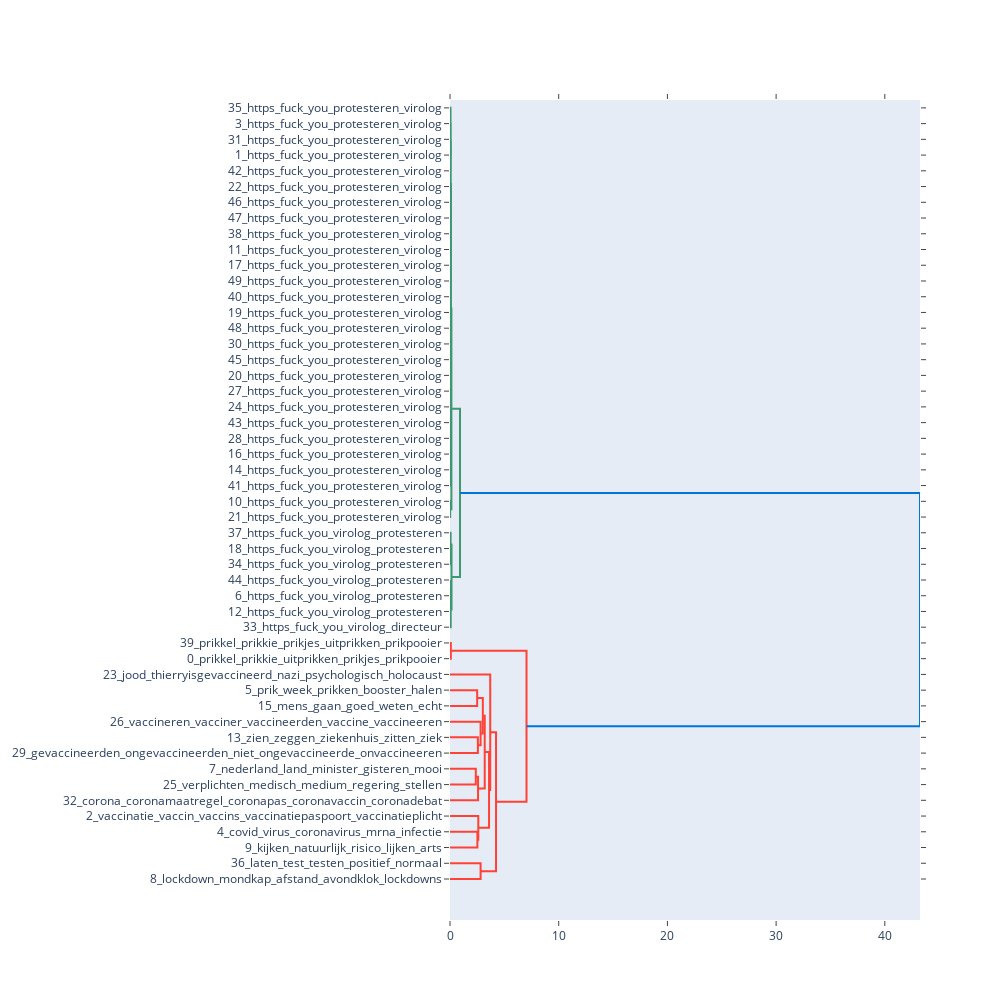

Notebook source saved alongside this figure:
### Code cell
fig = model.visualize_topic_hierarchy()
fig.show()

### Figure 1 — Plotly figure (JSON) as saved in the notebook; plotly's stock layout.template omitted (floating-point values rounded to 4 significant figures)
{"data": [{"hoverinfo": "text", "marker": {"color": "rgb(61,153,112)"}, "mode": "lines", "type": "scatter", "x": [0, 0.02514, 0.02514, 0], "xaxis": "x", "y": [-25, -25, -35, -35], "yaxis": "y"}, {"hoverinfo": "text", "marker": {"color": "rgb(61,153,112)"}, "mode": "lines", "type": "scatter", "x": [0.02514, 0.02987, 0.02987, 0], "xaxis": "x", "y": [-30, -30, -45, -45], "yaxis": "y"}, {"hoverinfo": "text", "marker": {"color": "rgb(61,153,112)"}, "mode": "lines", "type": "scatter", "x": [0, 0.03317, 0.03317, 0.02987], "xaxis": "x", "y": [-15, -15, -37.5, -37.5], "yaxis": "y"}, {"hoverinfo": "text", "marker": {"color": "rgb(61,153,112)"}, "mode": "lines", "type": "scatter", "x": [0, 0.02271, 0.02271, 0], "xaxis": "x", "y": [-65, -65, -75, -75], "yaxis": "y"}, {"hoverinfo": "text", "marker": {"color": "rgb(61,153,112)"}, "mode": "lines", "type": "scatter", "x": [0, 0.02127, 0.02127, 0], "xaxis": "x", "y": [-85, -85, -95, -95], "yaxis": "y"}, {"hoverinfo": "text", "marker": {"color": "rgb(61,153,112)"}, "mode": "lines", "type": "scatter", "x": [0.02271, 0.02418, 0.02418, 0.02127], "xaxis": "x", "y": [-70, -70, -90, -90], "yaxis": "y"}, {"hoverinfo": "text", "marker": {"color": "rgb(61,153,112)"}, "mode": "lines", "type": "scatter", "x": [0, 0.02614, 0.02614, 0.02418], "xaxis": "x", "y": [-55, -55, -80, -80], "yaxis": "y"}, {"hoverinfo": "text", "marker": {"color": "rgb(61,153,112)"}, "mode": "lines", "type": "scatter", "x": [0, 0.01883, 0.01883, 0], "xaxis": "x", "y": [-105, -105, -115, -115], "yaxis": "y"}, {"hoverinfo": "text", "marker": {"color": "rgb(61,153,112)"}, "mode": "lines", "type": "scatter", "x": [0.02614, 0.03129, 0.03129, 0.01883], "xaxis": "x", "y": [-67.5, -67.5, -110, -110], "yaxis": "y"}, {"hoverinfo": "text", "marker": {"color": "rgb(61,153,112)"}, "mode": "lines", "type": "scatter", "x": [0.03317, 0.03558, 0.03558, 0.03129], "xaxis": "x", "y": [-26.25, -26.25, -88.75, -88.75], "yaxis": "y"}, {"hoverinfo": "text", "marker": {"color": "rgb(61,153,112)"}, "mode": "lines", "type": "scatter", "x": [0, 0.01311, 0.01311, 0], "xaxis": "x", "y": [-125, -125, -135, -135], "yaxis": "y"}, {"hoverinfo": "text", "marker": {"color": "rgb(61,153,112)"}, "mode": "lines", "type": "scatter", "x": [0.01311, 0.0146, 0.0146, 0], "xaxis": "x", "y": [-130, -130, -145, -145], "yaxis": "y"}, {"hoverinfo": "text", "marker": {"color": "rgb(61,153,112)"}, "mode": "lines", "type": "scatter", "x": [0.0146, 0.01783, 0.01783, 0], "xaxis": "x", "y": [-137.5, -137.5, -155, -155], "yaxis": "y"}, {"hoverinfo": "text", "marker": {"color": "rgb(61,153,112)"}, "mode": "lines", "type": "scatter", "x": [0.03558, 0.04215, 0.04215, 0.01783], "xaxis": "x", "y": [-57.5, -57.5, -146.2, -146.2], "yaxis": "y"}, {"hoverinfo": "text", "marker": {"color": "rgb(61,153,112)"}, "mode": "lines", "type": "scatter", "x": [0, 0.04874, 0.04874, 0.04215], "xaxis": "x", "y": [-5, -5, -101.9, -101.9], "yaxis": "y"}, {"hoverinfo": "text", "marker": {"color": "rgb(61,153,112)"}, "mode": "lines", "type": "scatter", "x": [0, 0.02682, 0.02682, 0], "xaxis": "x", "y": [-165, -165, -175, -175], "yaxis": "y"}, {"hoverinfo": "text", "marker": {"color": "rgb(61,153,112)"}, "mode": "lines", "type": "scatter", "x": [0, 0.01506, 0.01506, 0], "xaxis": "x", "y": [-205, -205, -215, -215], "yaxis": "y"}, {"hoverinfo": "text", "marker": {"color": "rgb(61,153,112)"}, "mode": "lines", "type": "scatter", "x": [0.01506, 0.01687, 0.01687, 0], "xaxis": "x", "y": [-210, -210, -225, -225], "yaxis": "y"}, {"hoverinfo": "text", "marker": {"color": "rgb(61,153,112)"}, "mode": "lines", "type": "scatter", "x": [0, 0.01923, 0.01923, 0.01687], "xaxis": "x", "y": [-195, -195, -217.5, -217.5], "yaxis": "y"}, {"hoverinfo": "text", "marker": {"color": "rgb(61,153,112)"}, "mode": "lines", "type": "scatter", "x": [0, 0.02138, 0.02138, 0.01923], "xaxis": "x", "y": [-185, -185, -206.2, -206.2], "yaxis": "y"}, {"hoverinfo": "text", "marker": {"color": "rgb(61,153,112)"}, "mode": "lines", "type": "scatter", "x": [0.02682, 0.03316, 0.03316, 0.02138], "xaxis": "x", "y": [-170, -170, -195.6, -195.6], "yaxis": "y"}, {"hoverinfo": "text", "marker": {"color": "rgb(61,153,112)"}, "mode": "lines", "type": "scatter", "x": [0, 0.0203, 0.0203, 0], "xaxis": "x", "y": [-235, -235, -245, -245], "yaxis": "y"}, {"hoverinfo": "text", "marker": {"color": "rgb(61,153,112)"}, "mode": "lines", "type": "scatter", "x": [0.03316, 0.03747, 0.03747, 0.0203], "xaxis": "x", "y": [-182.8, -182.8, -240, -240], "yaxis": "y"}, {"hoverinfo": "text", "marker": {"color": "rgb(61,153,112)"}, "mode": "lines", "type": "scatter", "x": [0.04874, 0.08714, 0.08714, 0.03747], "xaxis": "x", "y": [-53.44, -53.44, -211.4, -211.4], "yaxis": "y"}, {"hoverinfo": "text", "marker": {"color": "rgb(61,153,112)"}, "mode": "lines", "type": "scatter", "x": [0, 0.0151, 0.0151, 0], "xaxis": "x", "y": [-255, -255, -265, -265], "yaxis": "y"}, {"hoverinfo": "text", "marker": {"color": "rgb(61,153,112)"}, "mode": "lines", "type": "scatter", "x": [0.08714, 0.1288, 0.1288, 0.0151], "xaxis": "x", "y": [-132.4, -132.4, -260, -260], "yaxis": "y"}, {"hoverinfo": "text", "marker": {"color": "rgb(61,153,112)"}, "mode": "lines", "type": "scatter", "x": [0, 0.01799, 0.01799, 0], "xaxis": "x", "y": [-285, -285, -295, -295], "yaxis": "y"}, {"hoverinfo": "text", "marker": {"color": "rgb(61,153,112)"}, "mode": "lines", "type": "scatter", "x": [0, 0.0549, 0.0549, 0.01799], "xaxis": "x", "y": [-275, -275, -290, -290], "yaxis": "y"}, {"hoverinfo": "text", "marker": {"color": "rgb(61,153,112)"}, "mode": "lines", "type": "scatter", "x": [0, 0.01148, 0.01148, 0], "xaxis": "x", "y": [-315, -315, -325, -325], "yaxis": "y"}, {"hoverinfo": "text", "marker": {"color": "rgb(61,153,112)"}, "mode": "lines", "type": "scatter", "x": [0, 0.01257, 0.01257, 0.01148], "xaxis": "x", "y": [-305, -305, -320, -320], "yaxis": "y"}, {"hoverinfo": "text", "marker": {"color": "rgb(61,153,112)"}, "mode": "lines", "type": "scatter", "x": [0.01257, 0.06557, 0.06557, 0], "xaxis": "x", "y": [-312.5, -312.5, -335, -335], "yaxis": "y"}, {"hoverinfo": "text", "marker": {"color": "rgb(61,153,112)"}, "mode": "lines", "type": "scatter", "x": [0.0549, 0.1406, 0.1406, 0.06557], "xaxis": "x", "y": [-282.5, -282.5, -323.8, -323.8], "yaxis": "y"}, {"hoverinfo": "text", "marker": {"color": "rgb(61,153,112)"}, "mode": "lines", "type": "scatter", "x": [0.1288, 0.9211, 0.9211, 0.1406], "xaxis": "x", "y": [-196.2, -196.2, -303.1, -303.1], "yaxis": "y"}, {"hoverinfo": "text", "marker": {"color": "rgb(255,65,54)"}, "mode": "lines", "type": "scatter", "x": [0, 0.07431, 0.07431, 0], "xaxis": "x", "y": [-345, -345, -355, -355], "yaxis": "y"}, {"hoverinfo": "text", "marker": {"color": "rgb(255,65,54)"}, "mode": "lines", "type": "scatter", "x": [0, 2.499, 2.499, 0], "xaxis": "x", "y": [-375, -375, -385, -385], "yaxis": "y"}, {"hoverinfo": "text", "marker": {"color": "rgb(255,65,54)"}, "mode": "lines", "type": "scatter", "x": [0, 2.564, 2.564, 0], "xaxis": "x", "y": [-405, -405, -415, -415], "yaxis": "y"}, {"hoverinfo": "text", "marker": {"color": "rgb(255,65,54)"}, "mode": "lines", "type": "scatter", "x": [0, 2.814, 2.814, 2.564], "xaxis": "x", "y": [-395, -395, -410, -410], "yaxis": "y"}, {"hoverinfo": "text", "marker": {"color": "rgb(255,65,54)"}, "mode": "lines", "type": "scatter", "x": [2.499, 3.02, 3.02, 2.814], "xaxis": "x", "y": [-380, -380, -402.5, -402.5], "yaxis": "y"}, {"hoverinfo": "text", "marker": {"color": "rgb(255,65,54)"}, "mode": "lines", "type": "scatter", "x": [0, 2.374, 2.374, 0], "xaxis": "x", "y": [-425, -425, -435, -435], "yaxis": "y"}, {"hoverinfo": "text", "marker": {"color": "rgb(255,65,54)"}, "mode": "lines", "type": "scatter", "x": [2.374, 2.58, 2.58, 0], "xaxis": "x", "y": [-430, -430, -445, -445], "yaxis": "y"}, {"hoverinfo": "text", "marker": {"color": "rgb(255,65,54)"}, "mode": "lines", "type": "scatter", "x": [3.02, 3.194, 3.194, 2.58], "xaxis": "x", "y": [-391.2, -391.2, -437.5, -437.5], "yaxis": "y"}, {"hoverinfo": "text", "marker": {"color": "rgb(255,65,54)"}, "mode": "lines", "type": "scatter", "x": [0, 2.52, 2.52, 0], "xaxis": "x", "y": [-465, -465, -475, -475], "yaxis": "y"}, {"hoverinfo": "text", "marker": {"color": "rgb(255,65,54)"}, "mode": "lines", "type": "scatter", "x": [0, 2.602, 2.602, 2.52], "xaxis": "x", "y": [-455, -455, -470, -470], "yaxis": "y"}, {"hoverinfo": "text", "marker": {"color": "rgb(255,65,54)"}, "mode": "lines", "type": "scatter", "x": [3.194, 3.591, 3.591, 2.602], "xaxis": "x", "y": [-414.4, -414.4, -462.5, -462.5], "yaxis": "y"}, {"hoverinfo": "text", "marker": {"color": "rgb(255,65,54)"}, "mode": "lines", "type": "scatter", "x": [0, 3.7, 3.7, 3.591], "xaxis": "x", "y": [-365, -365, -438.4, -438.4], "yaxis": "y"}, {"hoverinfo": "text", "marker": {"color": "rgb(255,65,54)"}, "mode": "lines", "type": "scatter", "x": [0, 2.816, 2.816, 0], "xaxis": "x", "y": [-485, -485, -495, -495], "yaxis": "y"}, {"hoverinfo": "text", "marker": {"color": "rgb(255,65,54)"}, "mode": "lines", "type": "scatter", "x": [3.7, 4.235, 4.235, 2.816], "xaxis": "x", "y": [-401.7, -401.7, -490, -490], "yaxis": "y"}, {"hoverinfo": "text", "marker": {"color": "rgb(255,65,54)"}, "mode": "lines", "type": "scatter", "x": [0.07431, 7.039, 7.039, 4.235], "xaxis": "x", "y": [-350, -350, -445.9, -445.9], "yaxis": "y"}, {"hoverinfo": "text", "marker": {"color": "rgb(0,116,217)"}, "mode": "lines", "type": "scatter", "x": [0.9211, 43.24, 43.24, 7.039], "xaxis": "x", "y": [-249.7, -249.7, -397.9, -397.9], "yaxis": "y"}], "layout": {"autosize": false, "height": 1000, "hovermode": "closest", "showlegend": false, "width": 1000, "xaxis": {"mirror": "allticks", "rangemode": "tozero", "showgrid": false, "showline": true, "showticklabels": true, "ticks": "outside", "type": "linear", "zeroline": false}, "yaxis": {"mirror": "allticks", "rangemode": "tozero", "showgrid": false, "showline": true, "showticklabels": true, "tickmode": "array", "ticks": "outside", "ticktext": ["35_https_fuck_you_protesteren_virolog", "3_https_fuck_you_protesteren_virolog", "31_https_fuck_you_protesteren_virolog", "1_https_fuck_you_protesteren_virolog", "42_https_fuck_you_protesteren_virolog", "22_https_fuck_you_protesteren_virolog", "46_https_fuck_you_protesteren_virolog", "47_https_fuck_you_protesteren_virolog", "38_https_fuck_you_protesteren_virolog", "11_https_fuck_you_protesteren_virolog", "17_https_fuck_you_protesteren_virolog", "49_https_fuck_you_protesteren_virolog", "40_https_fuck_you_protesteren_virolog", "19_https_fuck_you_protesteren_virolog", "48_https_fuck_you_protesteren_virolog", "30_https_fuck_you_protesteren_virolog", "45_https_fuck_you_protesteren_virolog", "20_https_fuck_you_protesteren_virolog", "27_https_fuck_you_protesteren_virolog", "24_https_fuck_you_protesteren_virolog", "43_https_fuck_you_protesteren_virolog", "28_https_fuck_you_protesteren_virolog", "16_https_fuck_you_protesteren_virolog", "14_https_fuck_you_protesteren_virolog", "41_https_fuck_you_protesteren_virolog", "10_https_fuck_you_protesteren_virolog", "21_https_fuck_you_protesteren_virolog", "37_https_fuck_you_virolog_protesteren", "18_https_fuck_you_virolog_protesteren", "34_https_fuck_you_virolog_protesteren", "44_https_fuck_you_virolog_protesteren", "6_https_fuck_you_virolog_protesteren", "12_https_fuck_you_virolog_protesteren", "33_https_fuck_you_virolog_directeur", "39_prikkel_prikkie_prikjes_uitprikken_prikpooier", "0_prikkel_prikkie_uitprikken_prikjes_prikpooier", "23_jood_thierryisgevaccineerd_nazi_psychologisch_holocaust", "5_prik_week_prikken_booster_halen", "15_mens_gaan_goed_weten_echt", "26_vaccineren_vacciner_vaccineerden_vaccine_vaccineeren", "13_zien_zeggen_ziekenhuis_zitten_ziek", "29_gevaccineerden_ongevaccineerden_niet_ongevaccineerde_onvaccineeren", "7_nederland_land_minister_gisteren_mooi", "25_verplichten_medisch_medium_regering_stellen", "32_corona_coronamaatregel_coronapas_coronavaccin_coronadebat", "2_vaccinatie_vaccin_vaccins_vaccinatiepaspoort_vaccinatieplicht", "4_covid_virus_coronavirus_mrna_infectie", "9_kijken_natuurlijk_risico_lijken_arts", "36_laten_test_testen_positief_normaal", "8_lockdown_mondkap_afstand_avondklok_lockdowns"], "tickvals": [-5, -15, -25, -35, -45, -55, -65, -75, -85, -95, -105, -115, -125, -135, -145, -155, -165, -175, -185, -195, -205, -215, -225, -235, -245, -255, -265, -275, -285, -295, -305, -315, -325, -335, -345, -355, -365, -375, -385, -395, -405, -415, -425, -435, -445, -455, -465, -475, -485, -495], "type": "linear", "zeroline": false}}}
